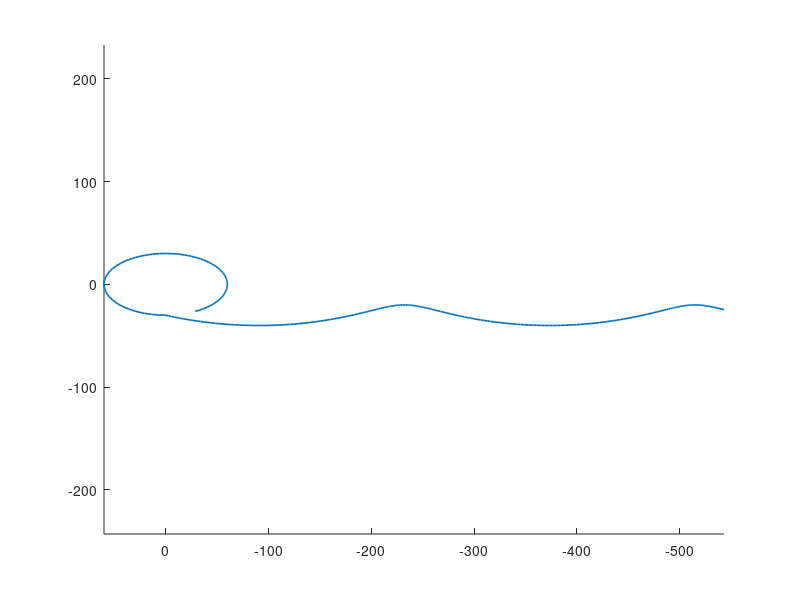

Source code (MATLAB): (Note: this script raises an error after producing the figure.)
%%
% 20250404 춘계학술대회
% 회전 초창기 코드 
n  = sqrt(3.986*10^5/(6380+650)^3); 

D1_new = 0;
C2_new = -30;
C3_new = 0;
C4_new = -0;

x0_new = D1_new + C2_new;
y0_new = 2*C3_new+C4_new;
vx0_new = C3_new*n;
vy0_new = -3/2*n*D1_new-2*C2_new;


% (2) 시간 범위 설정 
t = linspace(0, 5400, 100);
x1 = D1_new + C2_new*cos(n*t) + C3_new*sin(n*t);
y1 = -3/2*n*D1_new.*t - 2*C2_new*sin(n*t) + 2*C3_new*cos(n*t) + C4_new;
Orbit = [t(:), x1(:), y1(:),zeros(100,1)];

%
x_max = -20;
x_min = -40;

D1_old = (x_max+x_min)/2;
C_norm = (x_max-x_min)/2;

x0_old = x0_new;
y0_old = y0_new;

C2_old = x0_old - D1_old;
C3_old = sqrt(C_norm^2-C2_old^2);
C4_old = y0_old - 2*C3_old;

t = linspace(-11200, 0, 200);
x1 = D1_old + C2_old*cos(n*t) + C3_old*sin(n*t);
y1 = -3/2*n*D1_old.*t - 2*C2_old*sin(n*t) + 2*C3_old*cos(n*t) + C4_old;
Orbit = [t(:), x1(:), y1(:),zeros(200,1);Orbit];

figure
hold on;
plot(Orbit(:,3), Orbit(:,2), 'LineWidth', 1.2);
set(gca,'XDir','reverse')

hold off;
axis equal;
Orbit(:,2:4) = zeros(300,3);

%%
PP01 = generateRandomPointsOnHexagonPrism(1000)+randn(1000,3)*0.02;
PP02 = generateRandomPointsOnCube(1000)+randn(1000,3)*0.0005;
PP03 = generateRandomPointsOnCylinder(7000)+randn(7000,3)*0.0005;
PP04 = generateRandomPointsOnCube(200);

PPm_body = PP01 ;
PPm_body(:,1) = PPm_body(:,1) * 0.576;
PPm_body(:,2) = PPm_body(:,2) * 0.579;
PPm_body(:,3) = PPm_body(:,3) * 1.165;

order = 6;
n = [0 sin(35/57.92) cos(35/57.92)];
w = 0.000;
t = linspace(-11200, 0, 200).';
quater0= [cos(w*t), sin(w*t)*n(1), sin(w*t)*n(2), sin(w*t)*n(3)];

t = linspace(0, 5400, 100).';
quater0= [quater0 ;cos(w*t), sin(w*t)*n(1), sin(w*t)*n(2), sin(w*t)*n(3)];

%scatter3(quater0(:,2),quater0(:,3),quater0(:,4))


%%
syms x y z
TermsB = homogeneTerm(order);
FuncsB = matlabFunction(TermsB);
Qinit = [0.8;0.6;0.0;0.10];
Array_Disp=zeros(200,4);
Array_QB=zeros(200,5);
Array_BetaB=zeros(200,29);

[beta_values,error]  = regressionFourthOrder(PPm_body,FuncsB);
f1 = TermsB * beta_values;
[coeffsf0, monomialf0] = coeffs(f1 , [x,y,z]);   


Binit = double(coeffsf0);
range = 171:171;
tic
parfor i= range
    PP01 = generateRandomPointsOnHexagonPrism(100)+randn(100,3)*0.02;
    PPm_body = PP01 ;
    PPm_body(:,1) = PPm_body(:,1) * 0.576;
    PPm_body(:,2) = PPm_body(:,2) * 0.576;
    PPm_body(:,3) = PPm_body(:,3) * 1.165;

    rotm= quat2rotm(quater0(i,:));
    PPmR_body = PPm_body * rotm.';
    PP_use = PPmR_body - [Orbit(i,2), Orbit(i,3),0];
    %PP_use = PPmR_body;
    
    [DispB,QB,BetaB] = PoliNavigationSolver(0,PP_use,6,Binit,Qinit);
    disp(QB);
    
    Array_Disp(i,:) = [Orbit(i,1), DispB];
    Array_QB(i,:) = [Orbit(i,1), QB.'];
    Array_BetaB(i,:) =[Orbit(i,1), BetaB];
    %Qinit =  [1;0;0;0];
end
toc
%% result
%{
save('ResultNavigation12.mat',"Array_BetaB","Array_Disp","Array_QB"); 

%center position
figure 
plot(Array_Disp(1:5:end,1),Array_Disp(1:5:end,3),'ro','Markersize',3)
hold on 
plot(Orbit(:,1),-Orbit(:,3),'black','LineWidth',1)
hold off
xlabel('Time','FontSize',16); ylabel('Y (m)','FontSize',16);
legend('Estimation','Ground Truth');
saveas(gcf,'image_ksas\Simulation_y.svg')
savefig(gcf,'image_ksas\Simulation_y.fig')
figure 
plot(Array_Disp(1:3:end,1),Array_Disp(1:3:end,2),'ro','Markersize',3)
hold on 
plot(Orbit(:,1),-Orbit(:,2),'black','LineWidth',1)
hold off
xlabel('Time','FontSize',16); ylabel('X (m)','FontSize',16);
legend('Estimation','Ground Truth');
saveas(gcf,'image_ksas\Simulation_x.svg')
savefig(gcf,'image_ksas\Simulation_x.fig')
figure 
plot(Array_Disp(1:3:end,2),Array_Disp(1:3:end,3),'ro','Markersize',3)
hold on 
plot(-Orbit(:,2),-Orbit(:,3),'black','LineWidth',1)
hold off
xlabel('X (m)','FontSize',16); ylabel('Y (m)','FontSize',16);
axis equal
legend('Estimation','Ground Truth');
saveas(gcf,'image_ksas\Simulation_xy.svg')
savefig(gcf,'image_ksas\Simulation_xy.fig')
figure
tempx = Array_Disp(1:131,2)+Orbit(170:300,2);
tempy = Array_Disp(1:131,3)+Orbit(170:300,3);
norm2 = sqrt(tempx.^2 + tempy.^2);
histogram(norm2,'NumBins',10);
rms_val = sqrt(mean(norm2.^2))
max_val = max(abs(norm2))
std_val = std(norm2)


rms_val = sqrt(mean(error.^2));
max_val = max(abs(error));
std_val = std(error);
figure 
plot(Array_Disp(1:131,2)+Orbit(170:300,2),Array_Disp(1:131,3)+Orbit(170:300,3),'ro','Markersize',3)
xlabel('X (m)','FontSize',16); ylabel('Y (m)','FontSize',16);
axis equal
saveas(gcf,'image_ksas\Simulation_error.svg')
savefig(gcf,'image_ksas\Simulation_error.fig')
%}
%%
%quaternion
%{
figure
scatter3(Array_QB(range,3),Array_QB(range,4),Array_QB(range,5),3,'ro','filled');
hold on
scatter3(quater0(range,2),quater0(range,3),quater0(range,4),3,'k','filled');
hold off
xlabel('q1','FontSize',16); ylabel('q2','FontSize',16);zlabel('q3','FontSize',16);
axis equal
legend('Ground Truth','Estimation');

qTemp = zeros(300,4);
for i= range
    qTemp(i,:) = quatmultiply(quatconj(Array_QB(i,2:5)),quater0(i,:));
end
figure
scatter3(qTemp(:,2),qTemp(:,3),qTemp(:,4),4,qTemp(:,1),'filled')
axis equal
xlabel('q1','FontSize',16); ylabel('q2','FontSize',16);zlabel('q3','FontSize',16);
axis ([-1 1 -1 1 -1 1]);
%{
for i= 1:131
    qTemp2(i,:) = quatmultiply(quatconj(qTemp(i,1:4)),qTemp(6,1:4));
end
figure
scatter3(qTemp2(:,2),qTemp2(:,3),qTemp2(:,4),4,qTemp2(:,1),'filled')
axis equal
xlabel('q1','FontSize',16); ylabel('q2','FontSize',16);zlabel('q3','FontSize',16);
%}
%}
%%
TermsB = homogeneTerm(order);

for i = 171
    fB = Array_BetaB(i,2:29) *  TermsB(:);
    fB_shift =  subs(fB, [x, y, z], [x - Array_Disp(i,2), y - Array_Disp(i,3), z - Array_Disp(i,4)])-1;

    %PP01 = generateRandomPointsOnHexagonPrism(100)+randn(100,3)*0.02;
    %PPm_body = PP01 ;
    %PPm_body(:,1) = PPm_body(:,1) * 0.576;
    %PPm_body(:,2) = PPm_body(:,2) * 0.576;
    %PPm_body(:,3) = PPm_body(:,3) * 1.165;

    %rotm= quat2rotm(quater0(i,:));
    %PPmR_body = PPm_body * rotm.';
    %PP_use = PPmR_body - [Orbit(i,2), Orbit(i,3),0];
end 

figure(4)
scatter3(PP_use(:,1),PP_use(:,2),PP_use(:,3),1,PP_use(:,3),'filled');
hold on
fimplicit3(fB_shift,[-30 30 -50 50 -20 30],'FaceColor', [0.95, 0.82, 0.5]);
hold off
colormap(jet);
xlabel ('X (m)')
ylabel ('Y (m)')
zlabel ('Z (m)')
view([1, 1, 1]);
axis equal
grid on

%% rotated image
syms q0 q1 q2 q3 real
syms x y z
Rq = [ q0^2+q1^2-q2^2-q3^2, 2*(q1*q2 - q0*q3),     2*(q1*q3 + q0*q2);
       2*(q2*q1 + q0*q3),   q0^2 - q1^2 + q2^2 - q3^2, 2*(q2*q3 - q0*q1);
       2*(q3*q1 - q0*q2),   2*(q3*q2 + q0*q1),     q0^2 - q1^2 - q2^2 + q3^2 ];

xr = Rq(1,1)*x + Rq(1,2)*y + Rq(1,3)*z;
yr = Rq(2,1)*x + Rq(2,2)*y + Rq(2,3)*z;
zr = Rq(3,1)*x + Rq(3,2)*y + Rq(3,3)*z;

%fA_rot = subs(fA, [x,y,z], [xr,yr,zr]);
%fA_rot = subs(fA_rot, [q0,q1,q2,q3], QA.');
fB_rot = subs(fB, [x,y,z], [xr,yr,zr]);
fB_rot2 = subs(fB_rot, [q0,q1,q2,q3], Array_QB(i,2:5));
[coeffsfB, monomialfB] = coeffs(fB_rot2 , [x,y,z]);
coeffsfB = double(coeffsfB);
coeffsfB_unused = sym([]);
%{
monList = [
  0 6 0;
  2 4 0;   
  4 2 0;
  6 0 0;   
  0 0 6;
];

for k = 1:length(monomialfB) %안쓰는 항들의 계수 norm 구하기
    degx = feval(symengine, 'degree', monomialfB(k), x);
    degy = feval(symengine, 'degree', monomialfB(k), y);
    degz = feval(symengine, 'degree', monomialfB(k), z);
    if ~ismember([degx, degy, degz], monList, 'rows');
       coeffsfB_unused(end+1) = coeffsfB(k); 
       [degx, degy, degz]
    end
end

%}

%RqA = double(subs(Rq,[q0,q1,q2,q3],[QA(1),-QA(2),-QA(3),-QA(4)]));
%PPmR_shiftA = PPmR_body - DispA;
%PPmR_rotA = (RqA * PPmR_shiftA.').';

RqB = double(subs(Rq,[q0,q1,q2,q3],[ Array_QB(i,2),-Array_QB(i,3),-Array_QB(i,4),- Array_QB(i,5)]));
PPmR_shiftB = PPmR_body;
PPmR_rotB = (RqB * PPmR_shiftB.').';


figure(3)
scatter3(PPmR_body(:,1),PPmR_body(:,2),PPmR_body(:,3),3,PPmR_body(:,3),'filled');
hold on
fimplicit3(fB-1,[-100 100 -100 100 -100 100],'FaceColor', [0.95, 0.82, 0.5]);
hold off
colormap(jet);
xlabel ('X (m)')
ylabel ('Y (m)')
zlabel ('Z (m)')
view([1, 1, 1]);
axis equal
axis([-1.5 1.5 -1.5 1.5 -1.5 1.5])

figure(2)
scatter3(PPmR_rotB(:,1),PPmR_rotB(:,2),PPmR_rotB(:,3),3,PPmR_rotB(:,3),'filled');
hold on
fimplicit3(fB_rot2-1,[-100 100 -100 100 -100 100],'FaceColor', [0.95, 0.82, 0.5]);
hold off
colormap(jet);
xlabel ('X (m)')
ylabel ('Y (m)')
zlabel ('Z (m)')
view([1, 1, 1]);
axis equal
axis([-1.5 1.5 -1.5 1.5 -1.5 1.5])
grid on
